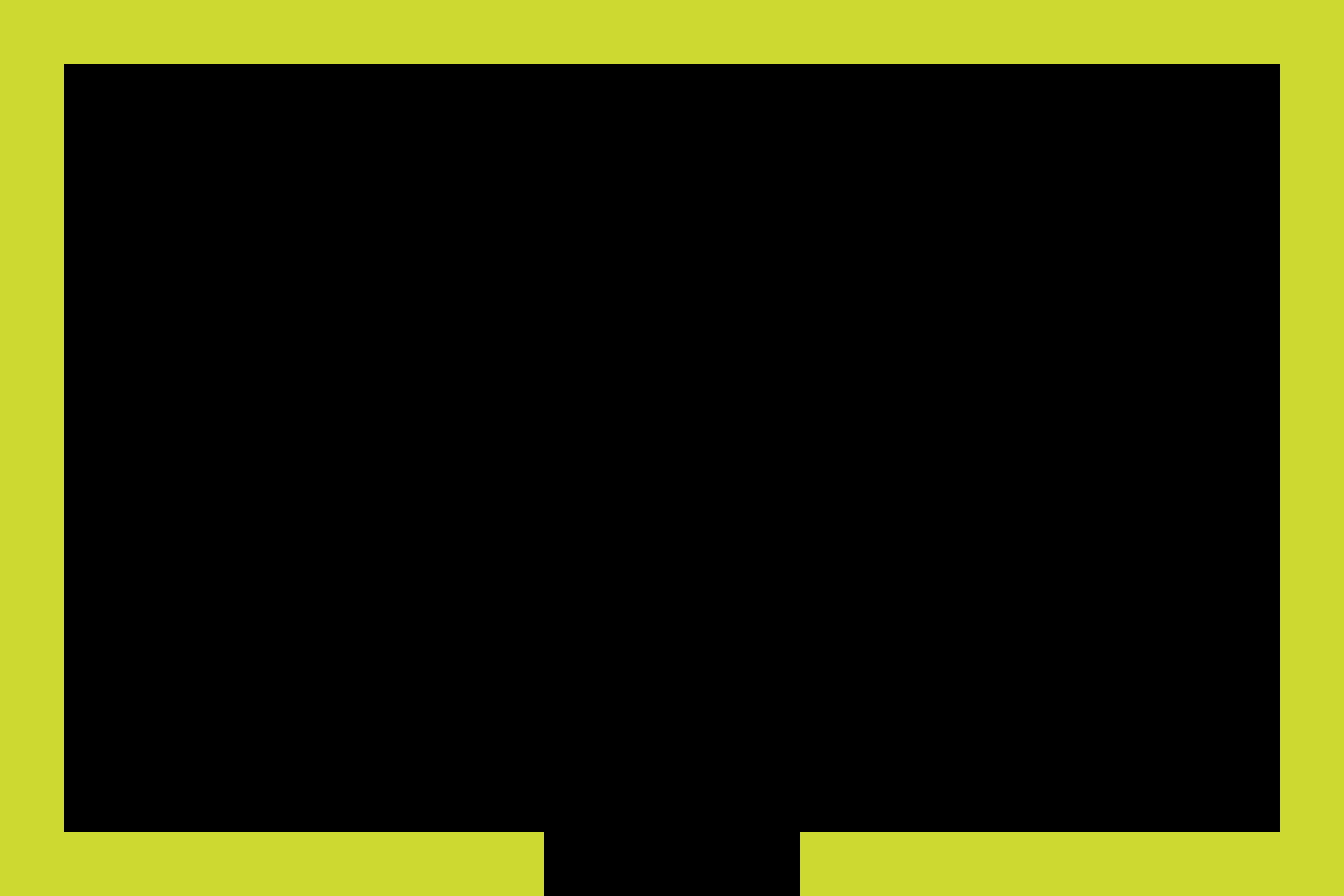

This is a level from a 2D game, rendered from its Tiled map with the project's own tilesets. A one-line summary and the map file follow, with tile-layer data summarised:
An orthogonal 42x28 tile map with 32x32 px tiles, 2 tile layers (Collision Tiles, NonCollision Tiles) and 5 objects (4x screenTransition, item).

<map version="1.0" orientation="orthogonal" width="42" height="28" tilewidth="32" tileheight="32">
 <tileset firstgid="1" name="tileset" tilewidth="32" tileheight="32">
  <image source="tileset.png" width="512" height="512" />
  <tile id="78">
   <properties>
    <property name="collision" value="true" />
   </properties>
  </tile>
 </tileset>
 <layer name="Collision Tiles" width="42" height="28">
  <data>[1176 cells, 248 non-empty, 2 distinct tile ids]</data>
 </layer>
 <layer name="NonCollision Tiles" width="42" height="28">
  <data>[1176 cells, 0 non-empty, 0 distinct tile ids]</data>
 </layer>
 <objectgroup name="Object Layer 1" width="42" height="28">
  <object name="S" type="screenTransition" x="512" y="898" width="322" height="86">
   <properties>
    <property name="spawnX" value="336" />
    <property name="spawnY" value="130" />
   </properties>
  </object>
  <object name="N" type="screenTransition" x="512" y="-95" width="322" height="86" />
  <object name="E" type="screenTransition" x="1345" y="280" width="120" height="292" />
  <object name="W" type="screenTransition" x="-123" y="269" width="120" height="292" />
  <object name="Yellow Sword" type="item" gid="5" x="260" y="648">
   <properties>
    <property name="itemType" value="sword" />
    <property name="texture" value="sword.png" />
   </properties>
  </object>
 </objectgroup>
</map>
